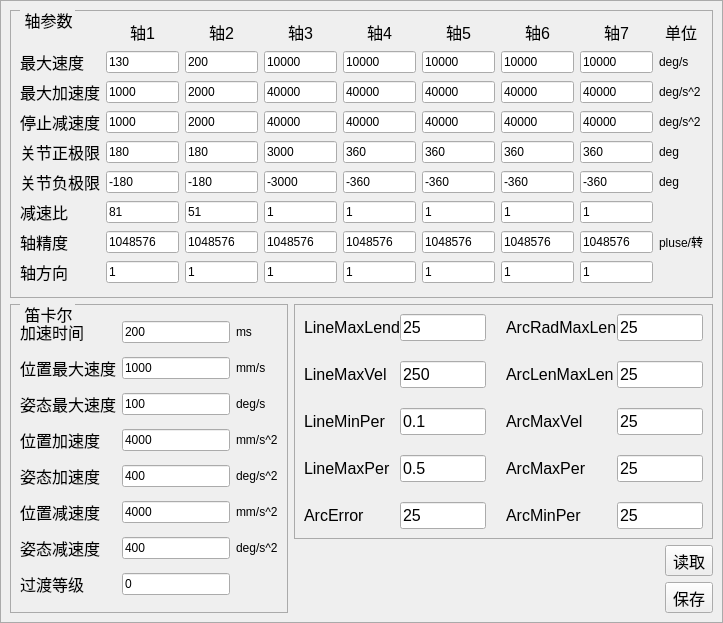
<?xml version="1.0" encoding="UTF-8"?>
<ui version="4.0">
 <class>cjointparamsetui</class>
 <widget class="QWidget" name="cjointparamsetui">
  <property name="geometry">
   <rect>
    <x>0</x>
    <y>0</y>
    <width>723</width>
    <height>577</height>
   </rect>
  </property>
  <property name="font">
   <font>
    <pointsize>12</pointsize>
   </font>
  </property>
  <property name="windowTitle">
   <string>Form</string>
  </property>
  <layout class="QGridLayout" name="gridLayout_8">
   <property name="leftMargin">
    <number>0</number>
   </property>
   <property name="topMargin">
    <number>0</number>
   </property>
   <property name="rightMargin">
    <number>0</number>
   </property>
   <property name="bottomMargin">
    <number>0</number>
   </property>
   <item row="0" column="0">
    <widget class="QGroupBox" name="groupBox">
     <property name="styleSheet">
      <string notr="true">QGroupBox {
            border-color: rgb(170, 170, 170);
            border-width: 1px;
            border-style: solid;
            margin-top: 1ex;
			font: 16px
        }
        QGroupBox::title {
            subcontrol-origin: margin;
            subcontrol-position: top left;
            left: 10px;
            margin-left: 2px;
            padding: 0  0px;
        }</string>
     </property>
     <layout class="QGridLayout" name="gridLayout_3" rowstretch="0,0,0" columnstretch="0,1" rowminimumheight="0,0,1">
      <item row="0" column="0" colspan="2">
       <widget class="QGroupBox" name="grbCommon">
        <property name="title">
         <string>轴参数</string>
        </property>
        <layout class="QHBoxLayout" name="horizontalLayout">
         <item>
          <layout class="QGridLayout" name="gridLayout">
           <property name="bottomMargin">
            <number>4</number>
           </property>
           <item row="7" column="1">
            <widget class="QLineEdit" name="axis1precision">
             <property name="text">
              <string>1048576</string>
             </property>
            </widget>
           </item>
           <item row="8" column="3">
            <widget class="QLineEdit" name="axis3dir">
             <property name="text">
              <string>1</string>
             </property>
            </widget>
           </item>
           <item row="8" column="2">
            <widget class="QLineEdit" name="axis2dir">
             <property name="text">
              <string>1</string>
             </property>
            </widget>
           </item>
           <item row="7" column="2">
            <widget class="QLineEdit" name="axis2precision">
             <property name="text">
              <string>1048576</string>
             </property>
            </widget>
           </item>
           <item row="7" column="3">
            <widget class="QLineEdit" name="axis3precision">
             <property name="text">
              <string>1048576</string>
             </property>
            </widget>
           </item>
           <item row="8" column="1" alignment="Qt::AlignHCenter">
            <widget class="QLineEdit" name="axis1dir">
             <property name="text">
              <string>1</string>
             </property>
            </widget>
           </item>
           <item row="7" column="4">
            <widget class="QLineEdit" name="axis4precision">
             <property name="text">
              <string>1048576</string>
             </property>
            </widget>
           </item>
           <item row="0" column="6">
            <widget class="QLabel" name="label_59">
             <property name="font">
              <font>
               <pointsize>12</pointsize>
              </font>
             </property>
             <property name="text">
              <string>轴6</string>
             </property>
             <property name="alignment">
              <set>Qt::AlignCenter</set>
             </property>
            </widget>
           </item>
           <item row="0" column="5">
            <widget class="QLabel" name="label_58">
             <property name="font">
              <font>
               <pointsize>12</pointsize>
              </font>
             </property>
             <property name="text">
              <string>轴5</string>
             </property>
             <property name="alignment">
              <set>Qt::AlignCenter</set>
             </property>
            </widget>
           </item>
           <item row="0" column="7">
            <widget class="QLabel" name="label_60">
             <property name="font">
              <font>
               <pointsize>12</pointsize>
              </font>
             </property>
             <property name="text">
              <string>轴7</string>
             </property>
             <property name="alignment">
              <set>Qt::AlignCenter</set>
             </property>
            </widget>
           </item>
           <item row="8" column="4">
            <widget class="QLineEdit" name="axis4dir">
             <property name="text">
              <string>1</string>
             </property>
            </widget>
           </item>
           <item row="1" column="8">
            <widget class="QLabel" name="label_26">
             <property name="text">
              <string>deg/s</string>
             </property>
            </widget>
           </item>
           <item row="0" column="8">
            <widget class="QLabel" name="label_27">
             <property name="font">
              <font>
               <pointsize>12</pointsize>
              </font>
             </property>
             <property name="text">
              <string>单位</string>
             </property>
             <property name="alignment">
              <set>Qt::AlignCenter</set>
             </property>
            </widget>
           </item>
           <item row="2" column="8">
            <widget class="QLabel" name="label_28">
             <property name="text">
              <string>deg/s^2</string>
             </property>
            </widget>
           </item>
           <item row="3" column="8">
            <widget class="QLabel" name="label_29">
             <property name="text">
              <string>deg/s^2</string>
             </property>
            </widget>
           </item>
           <item row="4" column="8">
            <widget class="QLabel" name="label_30">
             <property name="text">
              <string>deg</string>
             </property>
            </widget>
           </item>
           <item row="5" column="8">
            <widget class="QLabel" name="label_31">
             <property name="text">
              <string>deg</string>
             </property>
            </widget>
           </item>
           <item row="6" column="8">
            <widget class="QLabel" name="label_32">
             <property name="text">
              <string/>
             </property>
            </widget>
           </item>
           <item row="1" column="0">
            <widget class="QLabel" name="label_5">
             <property name="font">
              <font>
               <pointsize>12</pointsize>
              </font>
             </property>
             <property name="text">
              <string>最大速度</string>
             </property>
            </widget>
           </item>
           <item row="2" column="4">
            <widget class="QLineEdit" name="axis4maxacc">
             <property name="text">
              <string>40000</string>
             </property>
            </widget>
           </item>
           <item row="4" column="4">
            <widget class="QLineEdit" name="axis4poslimit">
             <property name="text">
              <string>360</string>
             </property>
            </widget>
           </item>
           <item row="2" column="0">
            <widget class="QLabel" name="label_6">
             <property name="font">
              <font>
               <pointsize>12</pointsize>
              </font>
             </property>
             <property name="text">
              <string>最大加速度</string>
             </property>
            </widget>
           </item>
           <item row="2" column="1">
            <widget class="QLineEdit" name="axis1maxacc">
             <property name="text">
              <string>1000</string>
             </property>
            </widget>
           </item>
           <item row="2" column="2">
            <widget class="QLineEdit" name="axis2maxacc">
             <property name="text">
              <string>2000</string>
             </property>
            </widget>
           </item>
           <item row="3" column="0">
            <widget class="QLabel" name="label_7">
             <property name="font">
              <font>
               <pointsize>12</pointsize>
              </font>
             </property>
             <property name="text">
              <string>停止减速度</string>
             </property>
            </widget>
           </item>
           <item row="3" column="1">
            <widget class="QLineEdit" name="axis1maxdec">
             <property name="text">
              <string>1000</string>
             </property>
            </widget>
           </item>
           <item row="3" column="2">
            <widget class="QLineEdit" name="axis2maxdec">
             <property name="text">
              <string>2000</string>
             </property>
            </widget>
           </item>
           <item row="3" column="3">
            <widget class="QLineEdit" name="axis3maxdec">
             <property name="text">
              <string>40000</string>
             </property>
            </widget>
           </item>
           <item row="3" column="4">
            <widget class="QLineEdit" name="axis4maxdec">
             <property name="text">
              <string>40000</string>
             </property>
            </widget>
           </item>
           <item row="5" column="0">
            <widget class="QLabel" name="label_8">
             <property name="font">
              <font>
               <pointsize>12</pointsize>
              </font>
             </property>
             <property name="text">
              <string>关节负极限</string>
             </property>
            </widget>
           </item>
           <item row="5" column="1">
            <widget class="QLineEdit" name="axis1neglimit">
             <property name="text">
              <string>-180</string>
             </property>
            </widget>
           </item>
           <item row="4" column="1">
            <widget class="QLineEdit" name="axis1poslimit">
             <property name="text">
              <string>180</string>
             </property>
            </widget>
           </item>
           <item row="4" column="0">
            <widget class="QLabel" name="label_9">
             <property name="font">
              <font>
               <pointsize>12</pointsize>
              </font>
             </property>
             <property name="text">
              <string>关节正极限</string>
             </property>
            </widget>
           </item>
           <item row="4" column="2">
            <widget class="QLineEdit" name="axis2poslimit">
             <property name="text">
              <string>180</string>
             </property>
            </widget>
           </item>
           <item row="4" column="3">
            <widget class="QLineEdit" name="axis3poslimit">
             <property name="text">
              <string>3000</string>
             </property>
            </widget>
           </item>
           <item row="5" column="2">
            <widget class="QLineEdit" name="axis2neglimit">
             <property name="text">
              <string>-180</string>
             </property>
            </widget>
           </item>
           <item row="5" column="3">
            <widget class="QLineEdit" name="axis3neglimit">
             <property name="text">
              <string>-3000</string>
             </property>
            </widget>
           </item>
           <item row="5" column="4">
            <widget class="QLineEdit" name="axis4neglimit">
             <property name="text">
              <string>-360</string>
             </property>
            </widget>
           </item>
           <item row="6" column="0">
            <widget class="QLabel" name="label_10">
             <property name="font">
              <font>
               <pointsize>12</pointsize>
              </font>
             </property>
             <property name="text">
              <string>减速比</string>
             </property>
            </widget>
           </item>
           <item row="7" column="0">
            <widget class="QLabel" name="label_11">
             <property name="font">
              <font>
               <pointsize>12</pointsize>
              </font>
             </property>
             <property name="text">
              <string>轴精度</string>
             </property>
            </widget>
           </item>
           <item row="8" column="0">
            <widget class="QLabel" name="label_12">
             <property name="font">
              <font>
               <pointsize>12</pointsize>
              </font>
             </property>
             <property name="text">
              <string>轴方向</string>
             </property>
            </widget>
           </item>
           <item row="1" column="1" alignment="Qt::AlignHCenter">
            <widget class="QLineEdit" name="axis1maxvel">
             <property name="text">
              <string>130</string>
             </property>
             <property name="alignment">
              <set>Qt::AlignLeading|Qt::AlignLeft|Qt::AlignVCenter</set>
             </property>
             <property name="readOnly">
              <bool>false</bool>
             </property>
            </widget>
           </item>
           <item row="2" column="3">
            <widget class="QLineEdit" name="axis3maxacc">
             <property name="text">
              <string>40000</string>
             </property>
            </widget>
           </item>
           <item row="1" column="2">
            <widget class="QLineEdit" name="axis2maxvel">
             <property name="text">
              <string>200</string>
             </property>
             <property name="alignment">
              <set>Qt::AlignLeading|Qt::AlignLeft|Qt::AlignVCenter</set>
             </property>
            </widget>
           </item>
           <item row="0" column="1" alignment="Qt::AlignHCenter">
            <widget class="QLabel" name="label">
             <property name="font">
              <font>
               <pointsize>12</pointsize>
              </font>
             </property>
             <property name="text">
              <string>轴1</string>
             </property>
            </widget>
           </item>
           <item row="6" column="2">
            <widget class="QLineEdit" name="axis2ratio">
             <property name="text">
              <string>51</string>
             </property>
            </widget>
           </item>
           <item row="1" column="3">
            <widget class="QLineEdit" name="axis3maxvel">
             <property name="text">
              <string>10000</string>
             </property>
            </widget>
           </item>
           <item row="6" column="4" alignment="Qt::AlignHCenter">
            <widget class="QLineEdit" name="axis4ratio">
             <property name="text">
              <string>1</string>
             </property>
            </widget>
           </item>
           <item row="6" column="1">
            <widget class="QLineEdit" name="axis1ratio">
             <property name="text">
              <string>81</string>
             </property>
            </widget>
           </item>
           <item row="1" column="4">
            <widget class="QLineEdit" name="axis4maxvel">
             <property name="text">
              <string>10000</string>
             </property>
            </widget>
           </item>
           <item row="0" column="4" alignment="Qt::AlignHCenter">
            <widget class="QLabel" name="label_4">
             <property name="font">
              <font>
               <pointsize>12</pointsize>
              </font>
             </property>
             <property name="text">
              <string>轴4</string>
             </property>
             <property name="alignment">
              <set>Qt::AlignCenter</set>
             </property>
            </widget>
           </item>
           <item row="6" column="3">
            <widget class="QLineEdit" name="axis3ratio">
             <property name="text">
              <string>1</string>
             </property>
            </widget>
           </item>
           <item row="0" column="2" alignment="Qt::AlignHCenter">
            <widget class="QLabel" name="label_2">
             <property name="font">
              <font>
               <pointsize>12</pointsize>
              </font>
             </property>
             <property name="text">
              <string>轴2</string>
             </property>
            </widget>
           </item>
           <item row="0" column="3" alignment="Qt::AlignHCenter">
            <widget class="QLabel" name="label_3">
             <property name="font">
              <font>
               <pointsize>12</pointsize>
              </font>
             </property>
             <property name="text">
              <string>轴3</string>
             </property>
             <property name="alignment">
              <set>Qt::AlignCenter</set>
             </property>
            </widget>
           </item>
           <item row="7" column="8">
            <widget class="QLabel" name="label_33">
             <property name="text">
              <string>pluse/转</string>
             </property>
            </widget>
           </item>
           <item row="8" column="8">
            <widget class="QLabel" name="label_34">
             <property name="text">
              <string/>
             </property>
            </widget>
           </item>
           <item row="1" column="5">
            <widget class="QLineEdit" name="axis5maxvel">
             <property name="text">
              <string>10000</string>
             </property>
            </widget>
           </item>
           <item row="2" column="5">
            <widget class="QLineEdit" name="axis5maxacc">
             <property name="text">
              <string>40000</string>
             </property>
            </widget>
           </item>
           <item row="3" column="5">
            <widget class="QLineEdit" name="axis5maxdec">
             <property name="text">
              <string>40000</string>
             </property>
            </widget>
           </item>
           <item row="4" column="5">
            <widget class="QLineEdit" name="axis5poslimit">
             <property name="text">
              <string>360</string>
             </property>
            </widget>
           </item>
           <item row="5" column="5">
            <widget class="QLineEdit" name="axis5neglimit">
             <property name="text">
              <string>-360</string>
             </property>
            </widget>
           </item>
           <item row="6" column="5">
            <widget class="QLineEdit" name="axis5ratio">
             <property name="text">
              <string>1</string>
             </property>
            </widget>
           </item>
           <item row="7" column="5">
            <widget class="QLineEdit" name="axis5precision">
             <property name="text">
              <string>1048576</string>
             </property>
            </widget>
           </item>
           <item row="8" column="5">
            <widget class="QLineEdit" name="axis5dir">
             <property name="text">
              <string>1</string>
             </property>
            </widget>
           </item>
           <item row="1" column="6">
            <widget class="QLineEdit" name="axis6maxvel">
             <property name="text">
              <string>10000</string>
             </property>
            </widget>
           </item>
           <item row="2" column="6">
            <widget class="QLineEdit" name="axis6maxacc">
             <property name="text">
              <string>40000</string>
             </property>
            </widget>
           </item>
           <item row="3" column="6">
            <widget class="QLineEdit" name="axis6maxdec">
             <property name="text">
              <string>40000</string>
             </property>
            </widget>
           </item>
           <item row="4" column="6">
            <widget class="QLineEdit" name="axis6poslimit">
             <property name="text">
              <string>360</string>
             </property>
            </widget>
           </item>
           <item row="5" column="6">
            <widget class="QLineEdit" name="axis6neglimit">
             <property name="text">
              <string>-360</string>
             </property>
            </widget>
           </item>
           <item row="6" column="6">
            <widget class="QLineEdit" name="axis6ratio">
             <property name="text">
              <string>1</string>
             </property>
            </widget>
           </item>
           <item row="7" column="6">
            <widget class="QLineEdit" name="axis6precision">
             <property name="text">
              <string>1048576</string>
             </property>
            </widget>
           </item>
           <item row="8" column="6">
            <widget class="QLineEdit" name="axis6dir">
             <property name="text">
              <string>1</string>
             </property>
            </widget>
           </item>
           <item row="1" column="7">
            <widget class="QLineEdit" name="axis7maxvel">
             <property name="text">
              <string>10000</string>
             </property>
            </widget>
           </item>
           <item row="2" column="7">
            <widget class="QLineEdit" name="axis7maxacc">
             <property name="text">
              <string>40000</string>
             </property>
            </widget>
           </item>
           <item row="3" column="7">
            <widget class="QLineEdit" name="axis7maxdec">
             <property name="text">
              <string>40000</string>
             </property>
            </widget>
           </item>
           <item row="4" column="7">
            <widget class="QLineEdit" name="axis7poslimit">
             <property name="text">
              <string>360</string>
             </property>
            </widget>
           </item>
           <item row="5" column="7">
            <widget class="QLineEdit" name="axis7neglimit">
             <property name="text">
              <string>-360</string>
             </property>
            </widget>
           </item>
           <item row="6" column="7">
            <widget class="QLineEdit" name="axis7ratio">
             <property name="text">
              <string>1</string>
             </property>
            </widget>
           </item>
           <item row="7" column="7">
            <widget class="QLineEdit" name="axis7precision">
             <property name="text">
              <string>1048576</string>
             </property>
            </widget>
           </item>
           <item row="8" column="7">
            <widget class="QLineEdit" name="axis7dir">
             <property name="text">
              <string>1</string>
             </property>
            </widget>
           </item>
          </layout>
         </item>
        </layout>
       </widget>
      </item>
      <item row="1" column="0" rowspan="2">
       <widget class="QGroupBox" name="groupBox">
        <property name="title">
         <string>笛卡尔</string>
        </property>
        <layout class="QGridLayout" name="gridLayout_6">
         <item row="0" column="0">
          <layout class="QGridLayout" name="gridLayout_2">
           <property name="verticalSpacing">
            <number>12</number>
           </property>
           <item row="1" column="1">
            <widget class="QLineEdit" name="carmaxpvel">
             <property name="text">
              <string>1000</string>
             </property>
            </widget>
           </item>
           <item row="7" column="0">
            <widget class="QLabel" name="label_55">
             <property name="font">
              <font>
               <pointsize>12</pointsize>
              </font>
             </property>
             <property name="text">
              <string>过渡等级</string>
             </property>
            </widget>
           </item>
           <item row="7" column="1">
            <widget class="QLineEdit" name="zonelevel">
             <property name="text">
              <string>0</string>
             </property>
            </widget>
           </item>
           <item row="0" column="2">
            <widget class="QLabel" name="label_35">
             <property name="text">
              <string>ms</string>
             </property>
            </widget>
           </item>
           <item row="0" column="0">
            <widget class="QLabel" name="label_13">
             <property name="font">
              <font>
               <pointsize>12</pointsize>
              </font>
             </property>
             <property name="text">
              <string>加速时间</string>
             </property>
            </widget>
           </item>
           <item row="2" column="0">
            <widget class="QLabel" name="label_16">
             <property name="font">
              <font>
               <pointsize>12</pointsize>
              </font>
             </property>
             <property name="text">
              <string>姿态最大速度</string>
             </property>
            </widget>
           </item>
           <item row="1" column="2">
            <widget class="QLabel" name="label_36">
             <property name="text">
              <string>mm/s</string>
             </property>
            </widget>
           </item>
           <item row="6" column="0">
            <widget class="QLabel" name="label_18">
             <property name="font">
              <font>
               <pointsize>12</pointsize>
              </font>
             </property>
             <property name="text">
              <string>姿态减速度</string>
             </property>
            </widget>
           </item>
           <item row="4" column="0">
            <widget class="QLabel" name="label_19">
             <property name="font">
              <font>
               <pointsize>12</pointsize>
              </font>
             </property>
             <property name="text">
              <string>姿态加速度</string>
             </property>
            </widget>
           </item>
           <item row="1" column="0">
            <widget class="QLabel" name="label_14">
             <property name="font">
              <font>
               <pointsize>12</pointsize>
              </font>
             </property>
             <property name="text">
              <string>位置最大速度</string>
             </property>
            </widget>
           </item>
           <item row="2" column="2">
            <widget class="QLabel" name="label_37">
             <property name="text">
              <string>deg/s</string>
             </property>
            </widget>
           </item>
           <item row="2" column="1">
            <widget class="QLineEdit" name="carmaxgvel">
             <property name="text">
              <string>100</string>
             </property>
            </widget>
           </item>
           <item row="6" column="1">
            <widget class="QLineEdit" name="carstopgdec">
             <property name="text">
              <string>400</string>
             </property>
            </widget>
           </item>
           <item row="5" column="1">
            <widget class="QLineEdit" name="carstoppdec">
             <property name="text">
              <string>4000</string>
             </property>
            </widget>
           </item>
           <item row="5" column="2">
            <widget class="QLabel" name="label_40">
             <property name="text">
              <string>mm/s^2</string>
             </property>
            </widget>
           </item>
           <item row="4" column="2">
            <widget class="QLabel" name="label_39">
             <property name="text">
              <string>deg/s^2</string>
             </property>
            </widget>
           </item>
           <item row="4" column="1">
            <widget class="QLineEdit" name="carmaxgacc">
             <property name="text">
              <string>400</string>
             </property>
            </widget>
           </item>
           <item row="3" column="1">
            <widget class="QLineEdit" name="carmaxpacc">
             <property name="text">
              <string>4000</string>
             </property>
            </widget>
           </item>
           <item row="5" column="0">
            <widget class="QLabel" name="label_17">
             <property name="font">
              <font>
               <pointsize>12</pointsize>
              </font>
             </property>
             <property name="text">
              <string>位置减速度</string>
             </property>
            </widget>
           </item>
           <item row="6" column="2">
            <widget class="QLabel" name="label_41">
             <property name="text">
              <string>deg/s^2</string>
             </property>
            </widget>
           </item>
           <item row="0" column="1">
            <widget class="QLineEdit" name="acctime">
             <property name="text">
              <string>200</string>
             </property>
            </widget>
           </item>
           <item row="3" column="0">
            <widget class="QLabel" name="label_15">
             <property name="font">
              <font>
               <pointsize>12</pointsize>
              </font>
             </property>
             <property name="text">
              <string>位置加速度</string>
             </property>
            </widget>
           </item>
           <item row="3" column="2">
            <widget class="QLabel" name="label_38">
             <property name="text">
              <string>mm/s^2</string>
             </property>
            </widget>
           </item>
          </layout>
         </item>
        </layout>
       </widget>
      </item>
      <item row="1" column="1">
       <widget class="QGroupBox" name="gridGroupBox_2">
        <layout class="QGridLayout" name="gridLayout_7">
         <property name="horizontalSpacing">
          <number>20</number>
         </property>
         <property name="verticalSpacing">
          <number>6</number>
         </property>
         <item row="0" column="0">
          <layout class="QGridLayout" name="gridLayout_4">
           <property name="verticalSpacing">
            <number>20</number>
           </property>
           <item row="1" column="0">
            <widget class="QLabel" name="label_24">
             <property name="font">
              <font>
               <pointsize>12</pointsize>
              </font>
             </property>
             <property name="text">
              <string>LineMaxVel</string>
             </property>
            </widget>
           </item>
           <item row="2" column="1">
            <widget class="QLineEdit" name="LineMinPer">
             <property name="font">
              <font>
               <pointsize>12</pointsize>
              </font>
             </property>
             <property name="text">
              <string>0.1</string>
             </property>
            </widget>
           </item>
           <item row="0" column="1">
            <widget class="QLineEdit" name="LineMaxLen">
             <property name="font">
              <font>
               <pointsize>12</pointsize>
              </font>
             </property>
             <property name="text">
              <string>25</string>
             </property>
            </widget>
           </item>
           <item row="3" column="1">
            <widget class="QLineEdit" name="LineMaxPer">
             <property name="font">
              <font>
               <pointsize>12</pointsize>
              </font>
             </property>
             <property name="text">
              <string>0.5</string>
             </property>
            </widget>
           </item>
           <item row="3" column="0">
            <widget class="QLabel" name="label_44">
             <property name="font">
              <font>
               <pointsize>12</pointsize>
              </font>
             </property>
             <property name="text">
              <string>LineMaxPer</string>
             </property>
            </widget>
           </item>
           <item row="2" column="0">
            <widget class="QLabel" name="label_42">
             <property name="font">
              <font>
               <pointsize>12</pointsize>
              </font>
             </property>
             <property name="text">
              <string>LineMinPer</string>
             </property>
            </widget>
           </item>
           <item row="0" column="0">
            <widget class="QLabel" name="label_22">
             <property name="font">
              <font>
               <pointsize>12</pointsize>
              </font>
             </property>
             <property name="text">
              <string>LineMaxLend</string>
             </property>
            </widget>
           </item>
           <item row="1" column="1">
            <widget class="QLineEdit" name="LineMaxVel">
             <property name="font">
              <font>
               <pointsize>12</pointsize>
              </font>
             </property>
             <property name="text">
              <string>250</string>
             </property>
            </widget>
           </item>
           <item row="4" column="0">
            <widget class="QLabel" name="label_46">
             <property name="font">
              <font>
               <pointsize>12</pointsize>
              </font>
             </property>
             <property name="text">
              <string>ArcError</string>
             </property>
            </widget>
           </item>
           <item row="4" column="1">
            <widget class="QLineEdit" name="ArcError">
             <property name="font">
              <font>
               <pointsize>12</pointsize>
              </font>
             </property>
             <property name="text">
              <string>25</string>
             </property>
            </widget>
           </item>
          </layout>
         </item>
         <item row="0" column="1">
          <layout class="QGridLayout" name="gridLayout_5">
           <property name="verticalSpacing">
            <number>20</number>
           </property>
           <item row="0" column="1">
            <widget class="QLineEdit" name="ArcRadMaxLen">
             <property name="font">
              <font>
               <pointsize>12</pointsize>
              </font>
             </property>
             <property name="text">
              <string>25</string>
             </property>
            </widget>
           </item>
           <item row="3" column="1">
            <widget class="QLineEdit" name="ArcMaxPer">
             <property name="font">
              <font>
               <pointsize>12</pointsize>
              </font>
             </property>
             <property name="text">
              <string>25</string>
             </property>
            </widget>
           </item>
           <item row="1" column="0">
            <widget class="QLabel" name="label_25">
             <property name="font">
              <font>
               <pointsize>12</pointsize>
              </font>
             </property>
             <property name="text">
              <string>ArcLenMaxLen</string>
             </property>
            </widget>
           </item>
           <item row="2" column="1">
            <widget class="QLineEdit" name="ArcMaxVel">
             <property name="font">
              <font>
               <pointsize>12</pointsize>
              </font>
             </property>
             <property name="text">
              <string>25</string>
             </property>
            </widget>
           </item>
           <item row="3" column="0">
            <widget class="QLabel" name="label_45">
             <property name="font">
              <font>
               <pointsize>12</pointsize>
              </font>
             </property>
             <property name="text">
              <string>ArcMaxPer</string>
             </property>
            </widget>
           </item>
           <item row="0" column="0">
            <widget class="QLabel" name="label_23">
             <property name="font">
              <font>
               <pointsize>12</pointsize>
              </font>
             </property>
             <property name="text">
              <string>ArcRadMaxLen</string>
             </property>
            </widget>
           </item>
           <item row="2" column="0">
            <widget class="QLabel" name="label_43">
             <property name="font">
              <font>
               <pointsize>12</pointsize>
              </font>
             </property>
             <property name="text">
              <string>ArcMaxVel</string>
             </property>
            </widget>
           </item>
           <item row="1" column="1">
            <widget class="QLineEdit" name="ArcLenMaxLen">
             <property name="font">
              <font>
               <pointsize>12</pointsize>
              </font>
             </property>
             <property name="text">
              <string>25</string>
             </property>
            </widget>
           </item>
           <item row="4" column="0">
            <widget class="QLabel" name="label_47">
             <property name="font">
              <font>
               <pointsize>12</pointsize>
              </font>
             </property>
             <property name="text">
              <string>ArcMinPer</string>
             </property>
            </widget>
           </item>
           <item row="4" column="1">
            <widget class="QLineEdit" name="ArcMinPer">
             <property name="font">
              <font>
               <pointsize>12</pointsize>
              </font>
             </property>
             <property name="text">
              <string>25</string>
             </property>
            </widget>
           </item>
          </layout>
         </item>
        </layout>
       </widget>
      </item>
      <item row="2" column="1">
       <layout class="QHBoxLayout" name="horizontalLayout_2">
        <item>
         <spacer name="horizontalSpacer">
          <property name="orientation">
           <enum>Qt::Horizontal</enum>
          </property>
          <property name="sizeHint" stdset="0">
           <size>
            <width>40</width>
            <height>20</height>
           </size>
          </property>
         </spacer>
        </item>
        <item>
         <layout class="QVBoxLayout" name="verticalLayout">
          <item>
           <widget class="QToolButton" name="axisParamRDBtn">
            <property name="font">
             <font>
              <pointsize>12</pointsize>
             </font>
            </property>
            <property name="text">
             <string>读取</string>
            </property>
           </widget>
          </item>
          <item>
           <widget class="QToolButton" name="axisParamSV">
            <property name="font">
             <font>
              <pointsize>12</pointsize>
             </font>
            </property>
            <property name="text">
             <string>保存</string>
            </property>
           </widget>
          </item>
         </layout>
        </item>
       </layout>
      </item>
     </layout>
    </widget>
   </item>
  </layout>
 </widget>
 <resources/>
 <connections/>
</ui>
